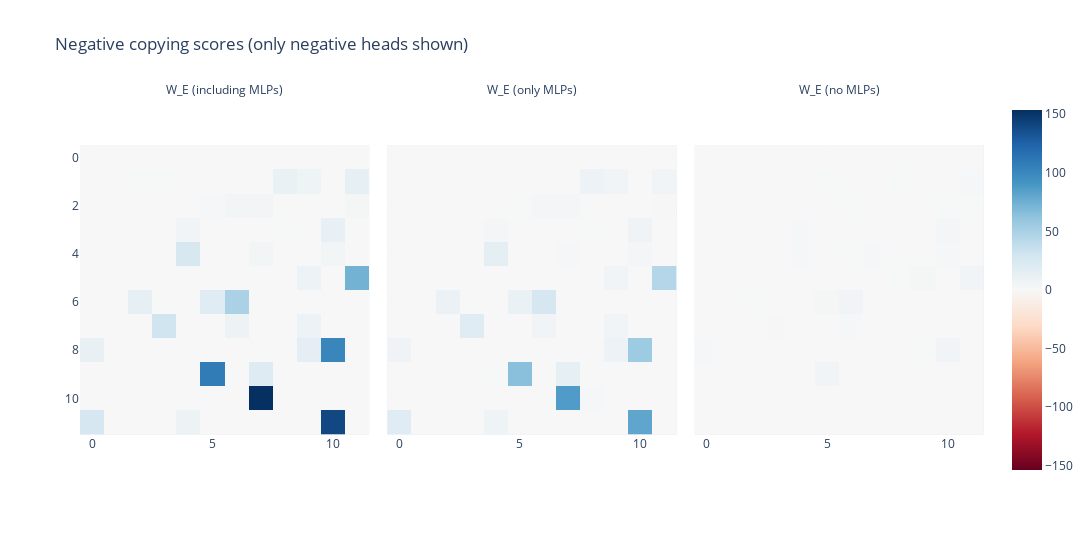

This figure's notebook cell:
### Code cell
W_EE = get_effective_embedding_2(model)["W_E (including MLPs)"]
W_EE_subE = get_effective_embedding_2(model)["W_E (only MLPs)"]
W_E = get_effective_embedding_2(model)["W_E (no MLPs)"]

results = t.zeros(3, 12, 12).float()

for layer, head_idx in itertools.product(range(12), range(12)):
    results[0, layer, head_idx] = get_neg_copying_score(model, W_EE, head=(layer, head_idx), n_batches=10, sample_size=1000, truncate_negative=True)
    results[1, layer, head_idx] = get_neg_copying_score(model, W_EE_subE, head=(layer, head_idx), n_batches=10, sample_size=1000, truncate_negative=True)
    results[2, layer, head_idx] = get_neg_copying_score(model, W_E, head=(layer, head_idx), n_batches=10, sample_size=1000, truncate_negative=True)

imshow(
    results,
    title="Negative copying scores (only negative heads shown)",
    width=1200,
    facet_col=0,
    facet_labels=["W_E (including MLPs)", "W_E (only MLPs)", "W_E (no MLPs)"],
)

### Figure 1 — Plotly figure (JSON) as saved in the notebook; plotly's stock layout.template omitted (floating-point values rounded to 4 significant figures; data arrays with more than 128 entries replaced by an {"elided": "..."} marker saying what was removed)
{"data": [{"coloraxis": "coloraxis", "hovertemplate": "x: %{x}<br>y: %{y}<br>color: %{z}<extra></extra>", "name": "0", "type": "heatmap", "xaxis": "x", "yaxis": "y", "z": {"elided": "12x12 float values"}}, {"coloraxis": "coloraxis", "hovertemplate": "x: %{x}<br>y: %{y}<br>color: %{z}<extra></extra>", "name": "1", "type": "heatmap", "xaxis": "x2", "yaxis": "y2", "z": {"elided": "12x12 float values"}}, {"coloraxis": "coloraxis", "hovertemplate": "x: %{x}<br>y: %{y}<br>color: %{z}<extra></extra>", "name": "2", "type": "heatmap", "xaxis": "x3", "yaxis": "y3", "z": {"elided": "12x12 float values"}}], "layout": {"annotations": [{"font": {}, "showarrow": false, "text": "W_E (including MLPs)", "x": 0.16, "xanchor": "center", "xref": "paper", "y": 1, "yanchor": "bottom", "yref": "paper"}, {"font": {}, "showarrow": false, "text": "W_E (only MLPs)", "x": 0.5, "xanchor": "center", "xref": "paper", "y": 1, "yanchor": "bottom", "yref": "paper"}, {"font": {}, "showarrow": false, "text": "W_E (no MLPs)", "x": 0.84, "xanchor": "center", "xref": "paper", "y": 1, "yanchor": "bottom", "yref": "paper"}], "coloraxis": {"cmid": 0, "colorscale": [[0, "rgb(103,0,31)"], [0.1, "rgb(178,24,43)"], [0.2, "rgb(214,96,77)"], [0.3, "rgb(244,165,130)"], [0.4, "rgb(253,219,199)"], [0.5, "rgb(247,247,247)"], [0.6, "rgb(209,229,240)"], [0.7, "rgb(146,197,222)"], [0.8, "rgb(67,147,195)"], [0.9, "rgb(33,102,172)"], [1, "rgb(5,48,97)"]]}, "modebar": {"add": ["drawline", "drawopenpath", "drawclosedpath", "drawcircle", "drawrect", "eraseshape"]}, "title": {"text": "Negative copying scores (only negative heads shown)"}, "width": 1200, "xaxis": {"anchor": "y", "constrain": "domain", "domain": [0, 0.32], "scaleanchor": "y"}, "xaxis2": {"anchor": "y2", "domain": [0.34, 0.66], "matches": "x"}, "xaxis3": {"anchor": "y3", "domain": [0.68, 1.0], "matches": "x"}, "yaxis": {"anchor": "x", "autorange": "reversed", "constrain": "domain", "domain": [0, 1]}, "yaxis2": {"anchor": "x2", "domain": [0, 1], "matches": "y", "showticklabels": false}, "yaxis3": {"anchor": "x3", "domain": [0, 1], "matches": "y", "showticklabels": false}}}
